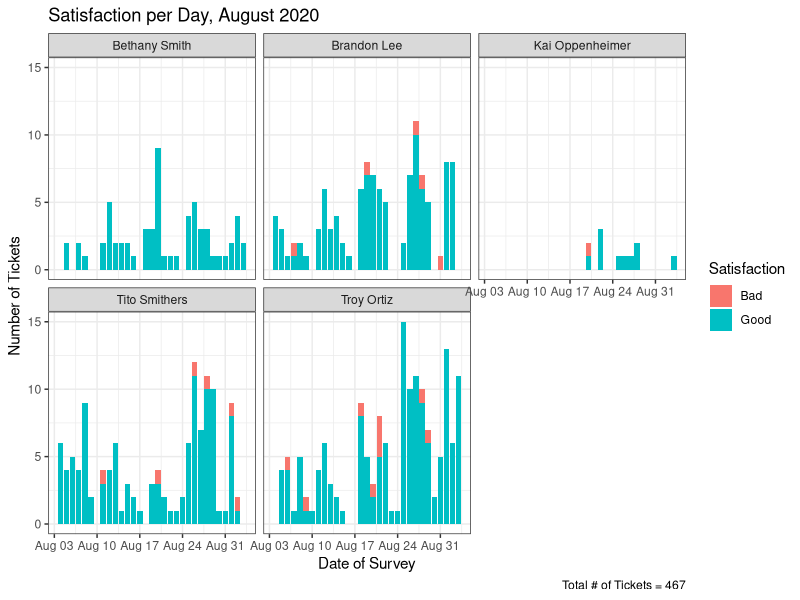
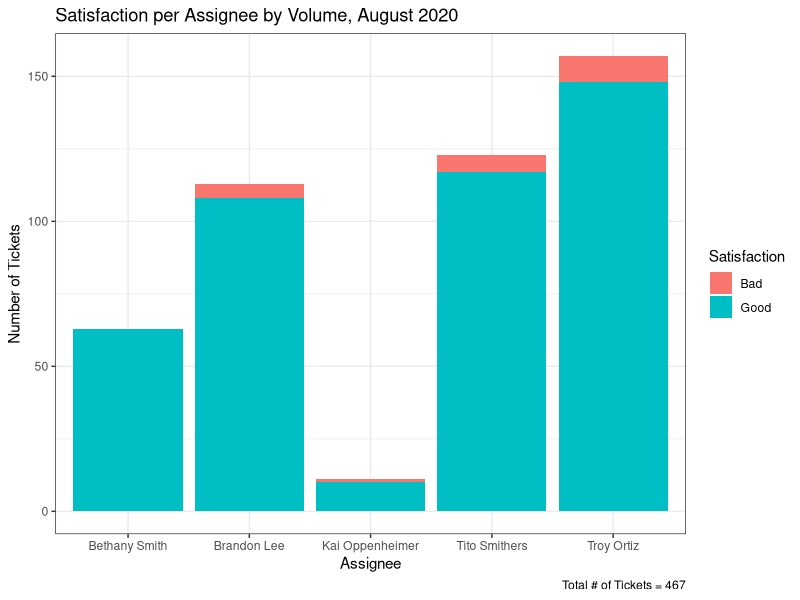
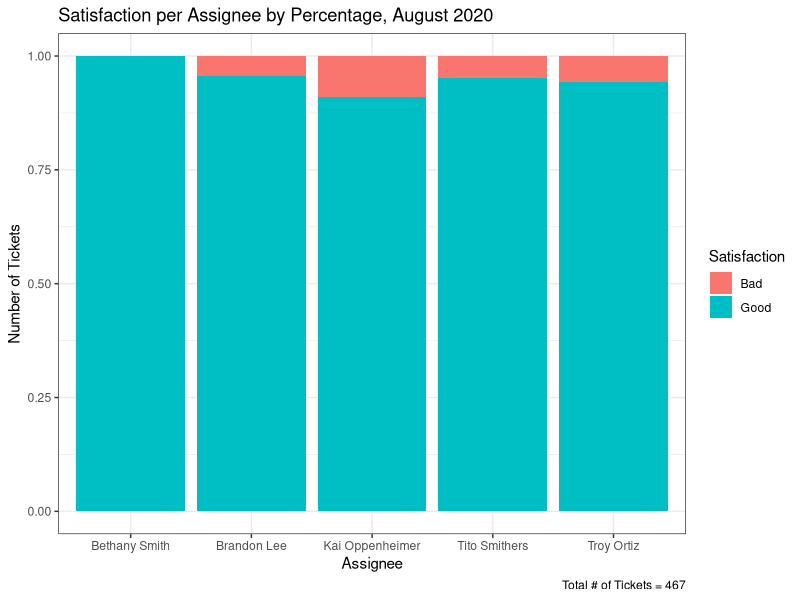

Here is the R script that generated these plots, in order:
library(tidyverse)

#Read Data
SAT_Data <- read.csv("Data/sample-sat-ratings-2020-09.csv")

#select 
SAT_Data = SAT_Data %>% select(Assignee, Brand, Satisfaction, Survey.Date)

#correct the codes for Satisfaction to good and bad
SAT_Data$Satisfaction[SAT_Data[,3] == "good"] <- "Good"
SAT_Data$Satisfaction[SAT_Data[,3] == "bad"] <- "Bad"

#Set Survey.Date as date
SAT_Data$Survey.Date <- as.Date(SAT_Data$Survey.Date, format = "%Y-%m-%d")

#Count formula for smaller data sets
SAT_Count <- SAT_Data %>%
  count(Assignee, Satisfaction, Brand, Survey.Date, sort = TRUE) 

SAT_Count$TicketCount <- SAT_Count$n 
SAT_Count$n <- NULL 

TicketCount <- SAT_Data %>%
  count(Assignee, Satisfaction, sort = TRUE) 

# change sat to numeric
# SAT_Count$Satisfaction <- as.numeric(x = SAT_Count$Satisfaction)

#Total Number of tickets 

SumTickets <- sum(TicketCount[,3])

#Update counts

TicketCount$TicketCount <- TicketCount$n
TicketCount$n <- NULL

#Plots for SAT Data

SATchart <- SAT_Count %>% 
  ggplot(aes(fill = Satisfaction, y = TicketCount, x = Survey.Date)) + 
  geom_bar(position = "stack", stat = "identity") +
  labs(title = "Satisfaction per Day, August 2020", x = "Date of Survey",
       y = "Number of Tickets", caption = "Total # of Tickets = 467") +
  theme_bw() +
facet_wrap(.~ Assignee)


TicketChart <- TicketCount %>% 
  ggplot(aes(fill = Satisfaction, y = TicketCount, x = Assignee)) + 
  geom_bar(position = "stack", stat = "identity") + 
  labs(title = "Satisfaction per Assignee by Volume, August 2020", 
       x = "Assignee", 
       y = "Number of Tickets", caption = "Total # of Tickets = 467") +
  theme_bw() 

TicketChart2 <- TicketCount %>% 
  ggplot(aes(fill = Satisfaction, y = TicketCount, x = Assignee)) + 
  geom_bar(position = "fill", stat = "identity") + 
  labs(title = "Satisfaction per Assignee by Percentage, August 2020", 
       x = "Assignee", 
       y = "Number of Tickets", caption = "Total # of Tickets = 467") +
  theme_bw() 

print(SATchart)
print(TicketChart)
print(TicketChart2)
